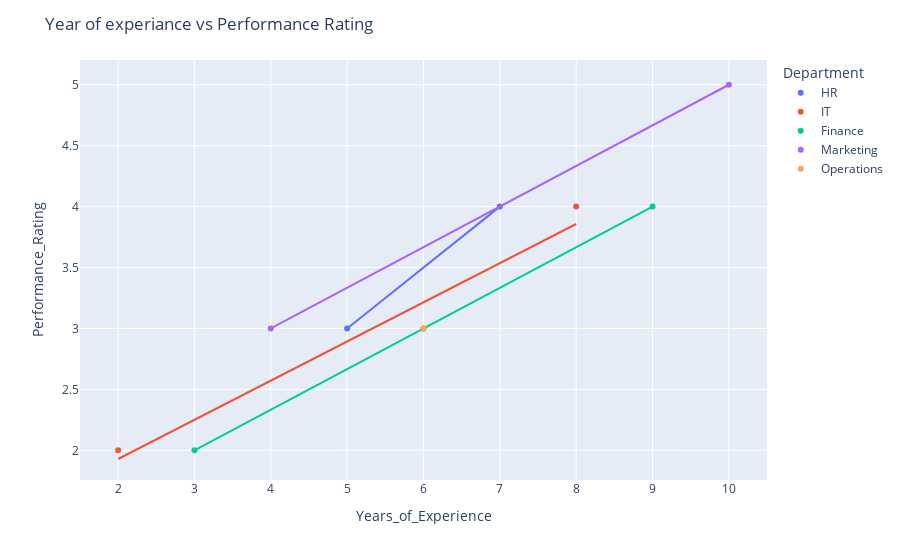

Notebook cell for this chart:
### Code cell
# Identify factors affecting performance (e.g., experience, department).
fig =px.scatter(df,
                x ="Years_of_Experience",
                y ="Performance_Rating",
                color ="Department",
               trendline ="ols")
fig.update_layout(title ="Year of experiance vs Performance Rating")
fig.show()

### Figure 1 — Plotly figure (JSON) as saved in the notebook; plotly's stock layout.template omitted (floating-point values rounded to 4 significant figures)
{"data": [{"hovertemplate": "Department=HR<br>Years_of_Experience=%{x}<br>Performance_Rating=%{y}<extra></extra>", "legendgroup": "HR", "marker": {"color": "#636efa", "symbol": "circle"}, "mode": "markers", "name": "HR", "orientation": "v", "showlegend": true, "type": "scatter", "x": [5, 7], "xaxis": "x", "y": [3, 4], "yaxis": "y"}, {"hovertemplate": "<b>OLS trendline</b><br>Performance_Rating = 0.5 * Years_of_Experience + 0.5<br>R<sup>2</sup>=1.000000<br><br>Department=HR<br>Years_of_Experience=%{x}<br>Performance_Rating=%{y} <b>(trend)</b><extra></extra>", "legendgroup": "HR", "marker": {"color": "#636efa", "symbol": "circle"}, "mode": "lines", "name": "HR", "showlegend": false, "type": "scatter", "x": [5, 7], "xaxis": "x", "y": [3.0, 4.0], "yaxis": "y"}, {"hovertemplate": "Department=IT<br>Years_of_Experience=%{x}<br>Performance_Rating=%{y}<extra></extra>", "legendgroup": "IT", "marker": {"color": "#EF553B", "symbol": "circle"}, "mode": "markers", "name": "IT", "orientation": "v", "showlegend": true, "type": "scatter", "x": [8, 2, 6], "xaxis": "x", "y": [4, 2, 3], "yaxis": "y"}, {"hovertemplate": "<b>OLS trendline</b><br>Performance_Rating = 0.321429 * Years_of_Experience + 1.28571<br>R<sup>2</sup>=0.964286<br><br>Department=IT<br>Years_of_Experience=%{x}<br>Performance_Rating=%{y} <b>(trend)</b><extra></extra>", "legendgroup": "IT", "marker": {"color": "#EF553B", "symbol": "circle"}, "mode": "lines", "name": "IT", "showlegend": false, "type": "scatter", "x": [2, 6, 8], "xaxis": "x", "y": [1.929, 3.214, 3.857], "yaxis": "y"}, {"hovertemplate": "Department=Finance<br>Years_of_Experience=%{x}<br>Performance_Rating=%{y}<extra></extra>", "legendgroup": "Finance", "marker": {"color": "#00cc96", "symbol": "circle"}, "mode": "markers", "name": "Finance", "orientation": "v", "showlegend": true, "type": "scatter", "x": [3, 9], "xaxis": "x", "y": [2, 4], "yaxis": "y"}, {"hovertemplate": "<b>OLS trendline</b><br>Performance_Rating = 0.333333 * Years_of_Experience + 1<br>R<sup>2</sup>=1.000000<br><br>Department=Finance<br>Years_of_Experience=%{x}<br>Performance_Rating=%{y} <b>(trend)</b><extra></extra>", "legendgroup": "Finance", "marker": {"color": "#00cc96", "symbol": "circle"}, "mode": "lines", "name": "Finance", "showlegend": false, "type": "scatter", "x": [3, 9], "xaxis": "x", "y": [2.0, 4.0], "yaxis": "y"}, {"hovertemplate": "Department=Marketing<br>Years_of_Experience=%{x}<br>Performance_Rating=%{y}<extra></extra>", "legendgroup": "Marketing", "marker": {"color": "#ab63fa", "symbol": "circle"}, "mode": "markers", "name": "Marketing", "orientation": "v", "showlegend": true, "type": "scatter", "x": [10, 4], "xaxis": "x", "y": [5, 3], "yaxis": "y"}, {"hovertemplate": "<b>OLS trendline</b><br>Performance_Rating = 0.333333 * Years_of_Experience + 1.66667<br>R<sup>2</sup>=1.000000<br><br>Department=Marketing<br>Years_of_Experience=%{x}<br>Performance_Rating=%{y} <b>(trend)</b><extra></extra>", "legendgroup": "Marketing", "marker": {"color": "#ab63fa", "symbol": "circle"}, "mode": "lines", "name": "Marketing", "showlegend": false, "type": "scatter", "x": [4, 10], "xaxis": "x", "y": [3.0, 5.0], "yaxis": "y"}, {"hovertemplate": "Department=Operations<br>Years_of_Experience=%{x}<br>Performance_Rating=%{y}<extra></extra>", "legendgroup": "Operations", "marker": {"color": "#FFA15A", "symbol": "circle"}, "mode": "markers", "name": "Operations", "orientation": "v", "showlegend": true, "type": "scatter", "x": [6], "xaxis": "x", "y": [3], "yaxis": "y"}, {"hovertemplate": "Department=Operations<extra></extra>", "legendgroup": "Operations", "marker": {"color": "#FFA15A", "symbol": "circle"}, "mode": "lines", "name": "Operations", "showlegend": false, "type": "scatter", "xaxis": "x", "yaxis": "y"}], "layout": {"legend": {"title": {"text": "Department"}, "tracegroupgap": 0}, "margin": {"t": 60}, "title": {"text": "Year of experiance vs Performance Rating"}, "xaxis": {"anchor": "y", "domain": [0, 1], "title": {"text": "Years_of_Experience"}}, "yaxis": {"anchor": "x", "domain": [0, 1], "title": {"text": "Performance_Rating"}}}}
